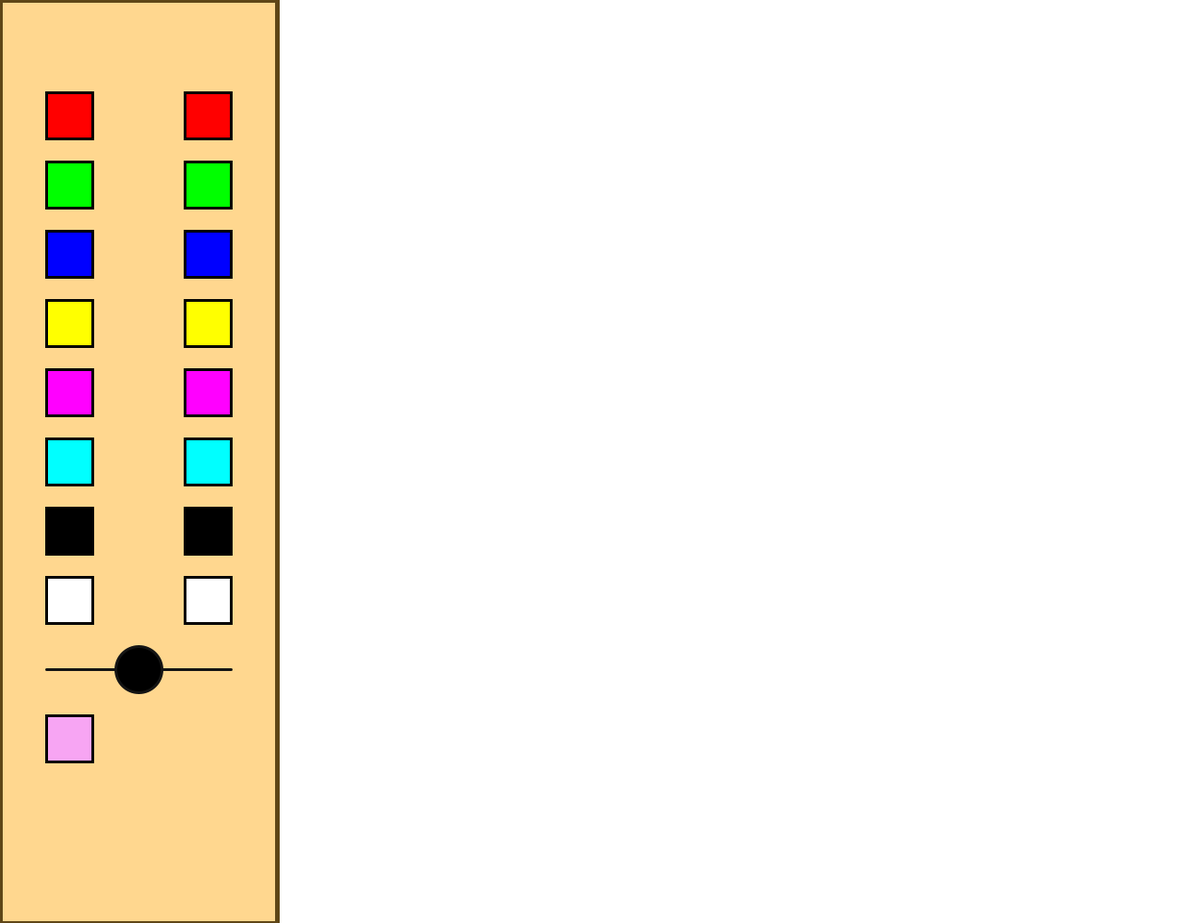
Frame 1 (no input)
Frame 60 (the mouse pressed at the canvas centre just before this capture): identical to frame 1, image omitted
Frame 120 (the mouse held since frame 60 and released just before this capture): identical to frame 1, image omitted

The Processing sketch that drew this single still picture (run headless with seeded random() and noise(); from frame 60 on, the mouse is pressed at the canvas centre):

// Processing sketch: sketch_260401b
// ── sketch_260401b.pde
// drawing app=================


//colours========================
color red = #FF0000;
color green = #00FF00;
color blue = #0000FF;
color yellow = #FFFF00;
color pink = #FF00FF;
color cyan = #00FFFF;
color black = #000000;
color white = #FFFFFF;

color canvas;
color brush;
float thick;
float sliderX;

void setup() {
  size(1300, 1000);
  background(255);
  canvas = 255;
  sliderX = 150;
}

void draw() {
  fill(#FFD78F);
  stroke(#5F4617);
  strokeWeight(5);
  rect(0, 0, 300, 1000);

  // buttons====================
  brushButton(50, 100, red);
  brushButton(50, 175, green);
  brushButton(50, 250, blue);
  brushButton(50, 325, yellow);
  brushButton(50, 400, pink);
  brushButton(50, 475, cyan);
  brushButton(50, 550, black);
  brushButton(50, 625, white);

  canvasButton(200, 100, red);
  canvasButton(200, 175, green);
  canvasButton(200, 250, blue);
  canvasButton(200, 325, yellow);
  canvasButton(200, 400, pink);
  canvasButton(200, 475, cyan);
  canvasButton(200, 550, black);
  canvasButton(200, 625, white);
  
  eraserButton(50, 775);

  //spectrum=====================
  stroke(20);
  line(50, 725, 250, 725);
  fill(0);
  circle(sliderX, 725, 50);
}

void mouseDragged() {
  if (mouseX > 300) {
    stroke(brush);
    strokeWeight(thick);
    line(pmouseX, pmouseY, mouseX, mouseY);
  } else {
    thicknessSlider();
  }
}


void brushButton(int x, int y, int c) {
  if (mouseX > x && mouseX < x+50 && mouseY > y && mouseY < y+50) {
    stroke(255);
    if (mouseX > x && mouseX < x+50 && mouseY > y && mouseY < y+50 && x < 150) {
      brush = c;
    }
  } else {
    stroke(0);
  }
  fill(c);
  strokeWeight(3);
  square(x, y, 50);
}

void canvasButton(int x, int y, int c) {
  if (mouseX > x && mouseX < x+50 && mouseY > y && mouseY < y+50) {
    stroke(255);
    if (mouseX > x && mouseX < x+50 && mouseY > y && mouseY < y+50 && x > 150) {
      canvas = c;
      if (mousePressed) {
        fill(canvas);
        strokeWeight(0);
        rect(300, -10, 1500, 1500);
      }
    }
  } else {
    stroke(0);
  }
  fill(c);
  strokeWeight(3);
  square(x, y, 50);
}



void mousePressed() {
  thicknessSlider();
}


void thicknessSlider() {
  if (mouseX > 50 && mouseX < 250 && mouseY > 700 && mouseY < 750) {
    sliderX = mouseX;
  }
  thick = map(sliderX, 50, 250, 0, 100);
}


void eraserButton(int x, int y){
 if(dist(x, y, mouseX, mouseY) < 50){
 stroke(255);
}else{
  stroke(0);
}
fill(#F7A5F3);
square(x, y, 50);
}
